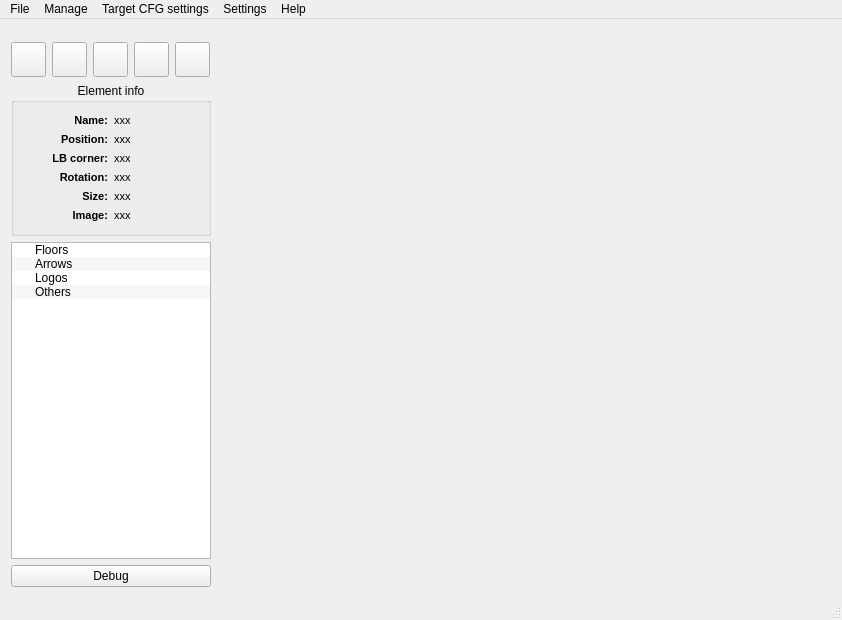
<?xml version="1.0" encoding="UTF-8"?>
<ui version="4.0">
 <class>MainWindow</class>
 <widget class="QMainWindow" name="MainWindow">
  <property name="geometry">
   <rect>
    <x>0</x>
    <y>0</y>
    <width>842</width>
    <height>620</height>
   </rect>
  </property>
  <property name="windowTitle">
   <string>Image dispozer</string>
  </property>
  <widget class="QWidget" name="centralWidget">
   <layout class="QGridLayout" name="gridLayout">
    <item row="1" column="0">
     <widget class="QWidget" name="quickButtonsWrapperWidget" native="true">
      <property name="minimumSize">
       <size>
        <width>0</width>
        <height>0</height>
       </size>
      </property>
      <property name="maximumSize">
       <size>
        <width>157</width>
        <height>16777215</height>
       </size>
      </property>
      <property name="styleSheet">
       <string notr="true"/>
      </property>
      <layout class="QGridLayout" name="gridLayout_2">
       <property name="leftMargin">
        <number>0</number>
       </property>
       <property name="topMargin">
        <number>0</number>
       </property>
       <property name="rightMargin">
        <number>0</number>
       </property>
       <property name="bottomMargin">
        <number>0</number>
       </property>
      </layout>
     </widget>
    </item>
    <item row="3" column="0">
     <widget class="QGroupBox" name="elementInfoWrapper">
      <property name="maximumSize">
       <size>
        <width>200</width>
        <height>16777215</height>
       </size>
      </property>
      <property name="statusTip">
       <string>Information wrapper</string>
      </property>
      <property name="whatsThis">
       <string>This container consists of basic parameters of item currently selected.</string>
      </property>
      <property name="title">
       <string>Element info</string>
      </property>
      <property name="alignment">
       <set>Qt::AlignHCenter|Qt::AlignTop</set>
      </property>
      <layout class="QGridLayout" name="gridLayout_3">
       <property name="leftMargin">
        <number>2</number>
       </property>
       <property name="rightMargin">
        <number>2</number>
       </property>
       <item row="1" column="1">
        <widget class="infoLabel" name="positionDataLabel">
         <property name="font">
          <font>
           <pointsize>8</pointsize>
          </font>
         </property>
         <property name="cursor">
          <cursorShape>PointingHandCursor</cursorShape>
         </property>
         <property name="text">
          <string>xxx</string>
         </property>
        </widget>
       </item>
       <item row="3" column="0">
        <widget class="QLabel" name="rotationLabel">
         <property name="font">
          <font>
           <pointsize>8</pointsize>
           <weight>75</weight>
           <bold>true</bold>
          </font>
         </property>
         <property name="text">
          <string>Rotation:</string>
         </property>
         <property name="alignment">
          <set>Qt::AlignRight|Qt::AlignTrailing|Qt::AlignVCenter</set>
         </property>
        </widget>
       </item>
       <item row="3" column="1">
        <widget class="infoLabel" name="rotationDataLabel">
         <property name="font">
          <font>
           <pointsize>8</pointsize>
          </font>
         </property>
         <property name="cursor">
          <cursorShape>PointingHandCursor</cursorShape>
         </property>
         <property name="text">
          <string>xxx</string>
         </property>
        </widget>
       </item>
       <item row="4" column="0">
        <widget class="QLabel" name="sizeLabel">
         <property name="font">
          <font>
           <pointsize>8</pointsize>
           <weight>75</weight>
           <bold>true</bold>
          </font>
         </property>
         <property name="frameShape">
          <enum>QFrame::NoFrame</enum>
         </property>
         <property name="text">
          <string>Size:</string>
         </property>
         <property name="alignment">
          <set>Qt::AlignRight|Qt::AlignTrailing|Qt::AlignVCenter</set>
         </property>
        </widget>
       </item>
       <item row="5" column="0">
        <widget class="QLabel" name="imageLabel">
         <property name="font">
          <font>
           <pointsize>8</pointsize>
           <weight>75</weight>
           <bold>true</bold>
          </font>
         </property>
         <property name="text">
          <string>Image:</string>
         </property>
         <property name="alignment">
          <set>Qt::AlignRight|Qt::AlignTrailing|Qt::AlignVCenter</set>
         </property>
        </widget>
       </item>
       <item row="5" column="1">
        <widget class="infoLabel" name="imageDataLabel">
         <property name="font">
          <font>
           <pointsize>8</pointsize>
          </font>
         </property>
         <property name="cursor">
          <cursorShape>PointingHandCursor</cursorShape>
         </property>
         <property name="text">
          <string>xxx</string>
         </property>
        </widget>
       </item>
       <item row="4" column="1">
        <widget class="infoLabel" name="sizeDataLabel">
         <property name="font">
          <font>
           <pointsize>8</pointsize>
          </font>
         </property>
         <property name="cursor">
          <cursorShape>PointingHandCursor</cursorShape>
         </property>
         <property name="text">
          <string>xxx</string>
         </property>
        </widget>
       </item>
       <item row="2" column="1">
        <widget class="infoLabel" name="lbDataLabel">
         <property name="font">
          <font>
           <pointsize>8</pointsize>
          </font>
         </property>
         <property name="cursor">
          <cursorShape>PointingHandCursor</cursorShape>
         </property>
         <property name="text">
          <string>xxx</string>
         </property>
        </widget>
       </item>
       <item row="2" column="0">
        <widget class="QLabel" name="lbLabel">
         <property name="font">
          <font>
           <pointsize>8</pointsize>
           <weight>75</weight>
           <bold>true</bold>
          </font>
         </property>
         <property name="text">
          <string>LB corner:</string>
         </property>
         <property name="alignment">
          <set>Qt::AlignRight|Qt::AlignTrailing|Qt::AlignVCenter</set>
         </property>
        </widget>
       </item>
       <item row="1" column="0">
        <widget class="QLabel" name="positionLabel">
         <property name="font">
          <font>
           <pointsize>8</pointsize>
           <weight>75</weight>
           <bold>true</bold>
          </font>
         </property>
         <property name="text">
          <string>Position:</string>
         </property>
         <property name="alignment">
          <set>Qt::AlignRight|Qt::AlignTrailing|Qt::AlignVCenter</set>
         </property>
        </widget>
       </item>
       <item row="0" column="0">
        <widget class="QLabel" name="nameLabel">
         <property name="font">
          <font>
           <pointsize>8</pointsize>
           <weight>75</weight>
           <bold>true</bold>
          </font>
         </property>
         <property name="text">
          <string>Name:</string>
         </property>
         <property name="alignment">
          <set>Qt::AlignRight|Qt::AlignTrailing|Qt::AlignVCenter</set>
         </property>
        </widget>
       </item>
       <item row="0" column="1">
        <widget class="infoLabel" name="nameDataLabel">
         <property name="font">
          <font>
           <pointsize>8</pointsize>
          </font>
         </property>
         <property name="cursor">
          <cursorShape>PointingHandCursor</cursorShape>
         </property>
         <property name="text">
          <string>xxx</string>
         </property>
        </widget>
       </item>
      </layout>
     </widget>
    </item>
    <item row="2" column="0">
     <widget class="QWidget" name="buttonsWrapper" native="true">
      <layout class="QHBoxLayout" name="horizontalLayout">
       <property name="leftMargin">
        <number>0</number>
       </property>
       <property name="topMargin">
        <number>0</number>
       </property>
       <property name="rightMargin">
        <number>0</number>
       </property>
       <property name="bottomMargin">
        <number>0</number>
       </property>
       <item>
        <widget class="QPushButton" name="clearSceneItemsButton">
         <property name="minimumSize">
          <size>
           <width>35</width>
           <height>35</height>
          </size>
         </property>
         <property name="maximumSize">
          <size>
           <width>35</width>
           <height>35</height>
          </size>
         </property>
         <property name="cursor">
          <cursorShape>PointingHandCursor</cursorShape>
         </property>
         <property name="toolTip">
          <string>Clear the scene from all displayed objects</string>
         </property>
         <property name="statusTip">
          <string>After clicking this button, you can remove all visible items from the scene (Note: this will not remove them totally, just hide them).</string>
         </property>
         <property name="whatsThis">
          <string>After clicking this button, you can remove all visible items from the scene (Note: this will not remove them totally, just hide them).</string>
         </property>
         <property name="text">
          <string/>
         </property>
         <property name="icon">
          <iconset resource="icons.qrc">
           <normaloff>:/quick_access/icons/sweep-icon.png</normaloff>:/quick_access/icons/sweep-icon.png</iconset>
         </property>
         <property name="iconSize">
          <size>
           <width>30</width>
           <height>30</height>
          </size>
         </property>
        </widget>
       </item>
       <item>
        <widget class="QPushButton" name="displayCompozitionButton">
         <property name="minimumSize">
          <size>
           <width>35</width>
           <height>35</height>
          </size>
         </property>
         <property name="maximumSize">
          <size>
           <width>35</width>
           <height>35</height>
          </size>
         </property>
         <property name="baseSize">
          <size>
           <width>35</width>
           <height>35</height>
          </size>
         </property>
         <property name="cursor">
          <cursorShape>PointingHandCursor</cursorShape>
         </property>
         <property name="toolTip">
          <string>Shows one item from each group. As result, the composition should be displayed.</string>
         </property>
         <property name="statusTip">
          <string>Shows one item from each group. As result, the composition should be displayed.</string>
         </property>
         <property name="whatsThis">
          <string>After clicking this button, program will try to find at least one linked item in each group and display it in the scene. As a result, complete composition should be displayed.</string>
         </property>
         <property name="text">
          <string/>
         </property>
         <property name="icon">
          <iconset resource="icons.qrc">
           <normaloff>:/quick_access/icons/composition-icon.png</normaloff>:/quick_access/icons/composition-icon.png</iconset>
         </property>
         <property name="iconSize">
          <size>
           <width>32</width>
           <height>32</height>
          </size>
         </property>
        </widget>
       </item>
       <item>
        <widget class="QPushButton" name="switchSingleMultipleImagesButton">
         <property name="minimumSize">
          <size>
           <width>35</width>
           <height>35</height>
          </size>
         </property>
         <property name="maximumSize">
          <size>
           <width>35</width>
           <height>35</height>
          </size>
         </property>
         <property name="baseSize">
          <size>
           <width>35</width>
           <height>35</height>
          </size>
         </property>
         <property name="cursor">
          <cursorShape>PointingHandCursor</cursorShape>
         </property>
         <property name="toolTip">
          <string>Toggle between single/multiple items mode</string>
         </property>
         <property name="statusTip">
          <string>Toggle between single/multiple items mode</string>
         </property>
         <property name="whatsThis">
          <string>You can switch between single or multiple items in scene mode. If single mode is present, only one item at time can be placed in scene and after selecting another, the previous will be automatically hidden.</string>
         </property>
         <property name="text">
          <string/>
         </property>
         <property name="icon">
          <iconset resource="icons.qrc">
           <normaloff>:/quick_access/icons/multiple-images-icon.png</normaloff>:/quick_access/icons/multiple-images-icon.png</iconset>
         </property>
         <property name="iconSize">
          <size>
           <width>32</width>
           <height>32</height>
          </size>
         </property>
        </widget>
       </item>
       <item>
        <widget class="QPushButton" name="switchPortraitLandscapeButton">
         <property name="minimumSize">
          <size>
           <width>35</width>
           <height>35</height>
          </size>
         </property>
         <property name="maximumSize">
          <size>
           <width>35</width>
           <height>35</height>
          </size>
         </property>
         <property name="cursor">
          <cursorShape>PointingHandCursor</cursorShape>
         </property>
         <property name="toolTip">
          <string>Switch between portrait/landscape mode</string>
         </property>
         <property name="statusTip">
          <string>Switch between portrait/landscape mode</string>
         </property>
         <property name="whatsThis">
          <string>Use this button if you would like to switch from landscape/portrait mode (Note: positions currently set will automatically translates to new coordinate system, if this option is not disabled).</string>
         </property>
         <property name="text">
          <string/>
         </property>
         <property name="icon">
          <iconset resource="icons.qrc">
           <normaloff>:/quick_access/icons/landscape-icon.png</normaloff>:/quick_access/icons/landscape-icon.png</iconset>
         </property>
         <property name="iconSize">
          <size>
           <width>30</width>
           <height>30</height>
          </size>
         </property>
        </widget>
       </item>
       <item>
        <widget class="QPushButton" name="applySavedDataButton">
         <property name="minimumSize">
          <size>
           <width>35</width>
           <height>35</height>
          </size>
         </property>
         <property name="maximumSize">
          <size>
           <width>35</width>
           <height>35</height>
          </size>
         </property>
         <property name="cursor">
          <cursorShape>PointingHandCursor</cursorShape>
         </property>
         <property name="toolTip">
          <string>Apply saved parameters on selected items</string>
         </property>
         <property name="statusTip">
          <string>Apply saved parameters on selected items</string>
         </property>
         <property name="whatsThis">
          <string>If parameters of some item were  saved, you can select specific items from the list and apply those parameters on them. You can save parameters by right-clicking item in the scene and choosing option &quot;Save data&quot;.</string>
         </property>
         <property name="text">
          <string/>
         </property>
         <property name="icon">
          <iconset resource="icons.qrc">
           <normaloff>:/quick_access/icons/copy-parameters-icon.png</normaloff>:/quick_access/icons/copy-parameters-icon.png</iconset>
         </property>
         <property name="iconSize">
          <size>
           <width>30</width>
           <height>30</height>
          </size>
         </property>
        </widget>
       </item>
      </layout>
     </widget>
    </item>
    <item row="4" column="0">
     <widget class="QTreeWidget" name="rolesListWidget">
      <property name="minimumSize">
       <size>
        <width>0</width>
        <height>0</height>
       </size>
      </property>
      <property name="maximumSize">
       <size>
        <width>200</width>
        <height>16777215</height>
       </size>
      </property>
      <property name="alternatingRowColors">
       <bool>true</bool>
      </property>
      <property name="selectionMode">
       <enum>QAbstractItemView::ExtendedSelection</enum>
      </property>
      <attribute name="headerVisible">
       <bool>false</bool>
      </attribute>
      <column>
       <property name="text">
        <string>1</string>
       </property>
      </column>
      <item>
       <property name="text">
        <string>Floors</string>
       </property>
       <property name="flags">
        <set>ItemIsEnabled</set>
       </property>
      </item>
      <item>
       <property name="text">
        <string>Arrows</string>
       </property>
       <property name="flags">
        <set>ItemIsEnabled</set>
       </property>
      </item>
      <item>
       <property name="text">
        <string>Logos</string>
       </property>
       <property name="flags">
        <set>ItemIsEnabled</set>
       </property>
      </item>
      <item>
       <property name="text">
        <string>Others</string>
       </property>
       <property name="flags">
        <set>ItemIsEnabled</set>
       </property>
      </item>
     </widget>
    </item>
    <item row="0" column="1" rowspan="6">
     <widget class="QWidget" name="sceneWidget" native="true">
      <property name="statusTip">
       <string>Main dispozer scene</string>
      </property>
      <property name="whatsThis">
       <string>This is the main scene where you can dispoze imported images in their correct position and model your own arrangements.</string>
      </property>
     </widget>
    </item>
    <item row="5" column="0">
     <widget class="QPushButton" name="debugButton">
      <property name="text">
       <string>Debug</string>
      </property>
     </widget>
    </item>
   </layout>
  </widget>
  <widget class="QMenuBar" name="menuBar">
   <property name="geometry">
    <rect>
     <x>0</x>
     <y>0</y>
     <width>842</width>
     <height>20</height>
    </rect>
   </property>
   <widget class="QMenu" name="menuFile">
    <property name="title">
     <string>File</string>
    </property>
    <addaction name="separator"/>
    <addaction name="actionOpen_profile"/>
    <addaction name="actionSave"/>
    <addaction name="actionSave_As"/>
    <addaction name="actionExport"/>
    <addaction name="separator"/>
    <addaction name="actionClose"/>
   </widget>
   <widget class="QMenu" name="menuSettings">
    <property name="title">
     <string>Target CFG settings</string>
    </property>
    <addaction name="actionMain_CFG"/>
    <addaction name="actionContact_data"/>
    <addaction name="actionSms_contents"/>
   </widget>
   <widget class="QMenu" name="menuManage">
    <property name="title">
     <string>Manage</string>
    </property>
    <addaction name="actionImport"/>
    <addaction name="actionSounds"/>
   </widget>
   <widget class="QMenu" name="menuSettings_2">
    <property name="title">
     <string>Settings</string>
    </property>
    <widget class="QMenu" name="menuResolution">
     <property name="title">
      <string>Resolution</string>
     </property>
     <addaction name="action240_x_320"/>
     <addaction name="action320_x_480"/>
    </widget>
    <widget class="QMenu" name="menuImage_objects">
     <property name="title">
      <string>Image objects</string>
     </property>
     <addaction name="actionOrthogonal_rotation"/>
     <addaction name="actionResizable_objects"/>
     <addaction name="separator"/>
     <addaction name="actionReposition_on_ratio_change"/>
     <addaction name="actionResize_on_ratio_change"/>
    </widget>
    <widget class="QMenu" name="menuTransformations">
     <property name="title">
      <string>Transformations</string>
     </property>
     <addaction name="actionFrom_portrait_mode"/>
     <addaction name="actionFrom_landscape_mode"/>
     <addaction name="actionNo_transformation"/>
     <addaction name="separator"/>
     <addaction name="actionLeft_rotation"/>
     <addaction name="actionRight_rotation"/>
    </widget>
    <addaction name="menuResolution"/>
    <addaction name="menuImage_objects"/>
    <addaction name="menuTransformations"/>
   </widget>
   <widget class="QMenu" name="menuHelp">
    <property name="title">
     <string>Help</string>
    </property>
    <addaction name="actionAbout"/>
   </widget>
   <addaction name="menuFile"/>
   <addaction name="menuManage"/>
   <addaction name="menuSettings"/>
   <addaction name="menuSettings_2"/>
   <addaction name="menuHelp"/>
  </widget>
  <widget class="QStatusBar" name="statusBar"/>
  <action name="actionImport">
   <property name="text">
    <string>Images</string>
   </property>
  </action>
  <action name="actionClose">
   <property name="text">
    <string>Close</string>
   </property>
  </action>
  <action name="actionOpen_profile">
   <property name="text">
    <string>Load</string>
   </property>
  </action>
  <action name="actionSave">
   <property name="text">
    <string>Save</string>
   </property>
  </action>
  <action name="actionSave_As">
   <property name="text">
    <string>Save As</string>
   </property>
  </action>
  <action name="actionContact_data">
   <property name="text">
    <string>Contact data</string>
   </property>
  </action>
  <action name="actionMain_CFG">
   <property name="text">
    <string>Main CFG</string>
   </property>
  </action>
  <action name="actionSms_contents">
   <property name="text">
    <string>Sms contents</string>
   </property>
  </action>
  <action name="actionExport">
   <property name="text">
    <string>Export</string>
   </property>
  </action>
  <action name="actionSounds">
   <property name="text">
    <string>Sounds</string>
   </property>
  </action>
  <action name="action240_x_320">
   <property name="checkable">
    <bool>true</bool>
   </property>
   <property name="checked">
    <bool>true</bool>
   </property>
   <property name="text">
    <string>240 x 320</string>
   </property>
  </action>
  <action name="action320_x_480">
   <property name="checkable">
    <bool>true</bool>
   </property>
   <property name="text">
    <string>320 x 480</string>
   </property>
  </action>
  <action name="actionOrthogonal_rotation">
   <property name="checkable">
    <bool>true</bool>
   </property>
   <property name="checked">
    <bool>true</bool>
   </property>
   <property name="text">
    <string>Orthogonal rotation</string>
   </property>
  </action>
  <action name="actionResizable_objects">
   <property name="checkable">
    <bool>true</bool>
   </property>
   <property name="text">
    <string>Resizable objects</string>
   </property>
  </action>
  <action name="actionReposition_on_ratio_change">
   <property name="checkable">
    <bool>true</bool>
   </property>
   <property name="text">
    <string>Reposition on ratio change</string>
   </property>
  </action>
  <action name="actionResize_on_ratio_change">
   <property name="checkable">
    <bool>true</bool>
   </property>
   <property name="text">
    <string>Resize on ratio change</string>
   </property>
  </action>
  <action name="actionFrom_portrait_mode">
   <property name="checkable">
    <bool>true</bool>
   </property>
   <property name="checked">
    <bool>true</bool>
   </property>
   <property name="text">
    <string>From portrait mode</string>
   </property>
  </action>
  <action name="actionFrom_landscape_mode">
   <property name="checkable">
    <bool>true</bool>
   </property>
   <property name="text">
    <string>From landscape mode</string>
   </property>
  </action>
  <action name="actionNo_transformation">
   <property name="checkable">
    <bool>true</bool>
   </property>
   <property name="text">
    <string>No transformation</string>
   </property>
  </action>
  <action name="actionLeft_rotation">
   <property name="checkable">
    <bool>true</bool>
   </property>
   <property name="checked">
    <bool>true</bool>
   </property>
   <property name="text">
    <string>Left rotation</string>
   </property>
  </action>
  <action name="actionRight_rotation">
   <property name="checkable">
    <bool>true</bool>
   </property>
   <property name="text">
    <string>Right rotation</string>
   </property>
  </action>
  <action name="actionAbout">
   <property name="text">
    <string>About...</string>
   </property>
  </action>
 </widget>
 <layoutdefault spacing="6" margin="11"/>
 <customwidgets>
  <customwidget>
   <class>infoLabel</class>
   <extends>QLabel</extends>
   <header>infolabel.h</header>
  </customwidget>
 </customwidgets>
 <resources>
  <include location="icons.qrc"/>
 </resources>
 <connections>
  <connection>
   <sender>actionClose</sender>
   <signal>triggered()</signal>
   <receiver>MainWindow</receiver>
   <slot>close()</slot>
   <hints>
    <hint type="sourcelabel">
     <x>-1</x>
     <y>-1</y>
    </hint>
    <hint type="destinationlabel">
     <x>420</x>
     <y>309</y>
    </hint>
   </hints>
  </connection>
 </connections>
</ui>
